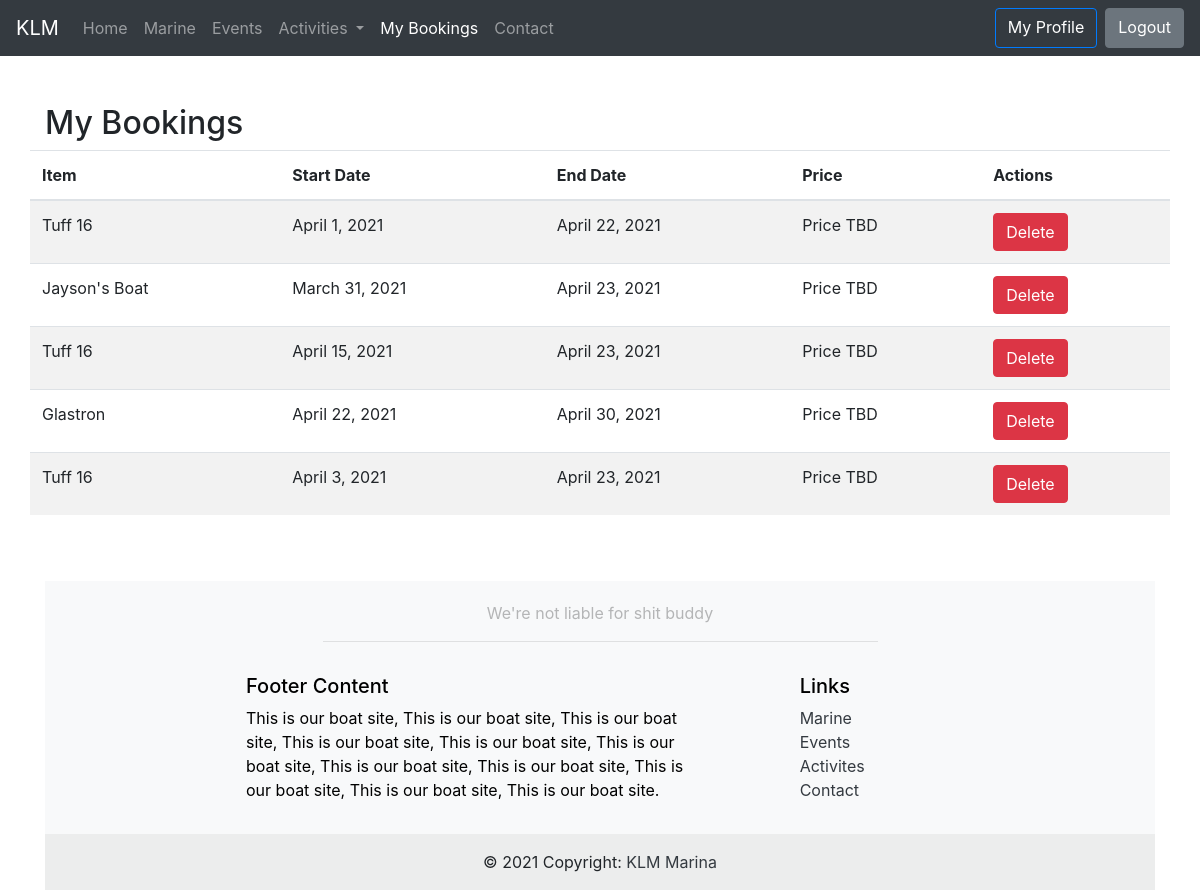
/bookings/ (signed in), run on the app's committed database.
### boats/models.py (models this page shows)
class Booking(models.Model):
	startDay = models.DateField()
	endDay = models.DateField()
	rentalItem = models.ForeignKey('RentalItem', on_delete=models.CASCADE)
	user = models.ForeignKey(AUTH_USER_MODEL, on_delete=models.CASCADE)

class RentalItem(models.Model):
	name = models.CharField(max_length=120)
	description = models.TextField()
	dayPrice = models.DecimalField(max_digits=10, decimal_places=2)
	weekPrice = models.DecimalField(max_digits=10, decimal_places=2)
	startDay = models.DateField()
	endDay = models.DateField()
	def __str__(self):
		return self.name

### boats/views.py (the view)
# urls.py: path('bookings/', views.bookings_view, name='bookings'),
def bookings_view(request):
	isAuthenticated = True
	if (request.user.is_authenticated):
		bookings = Booking.objects.filter(user=request.user)
	else:
		bookings = None
		isAuthenticated = False
	context = {
		"bookings": bookings,
		"noBookings": bookings.count() == 0 if bookings != None else True,
		"isAuthenticated": isAuthenticated
	}
	return render(request, 'boats/bookings.html', context)

### boats/templates/boats/bookings.html
{% extends 'boats/base.html' %}
{% load static %}
{% block main_content %}
<div class='container top-container pt-4'>
	<div class="row pt-4">
		<div class="col-12">
			<h2>My Bookings</h2>
		</div>
	</div>
	<div class="row">
		<table class="table table-striped">
			<thead>
				<tr>
					<th scope="col">Item</th>
					<th scope="col">Start Date</th>
					<th scope="col">End Date</th>
					<th scope="col">Price</th>
					<th scope="col">Actions</th>
				</tr>
			</thead>
			{% if noBookings %}
			</table>
			<div class="row w-100">
				<div class="col-12 w-100 text-center">
					{% if not isAuthenticated %}
					<p>Sign In to View Bookings</p>
					{% else %}
					<p>No Bookings Yet</p>
					{% endif %}
				</div>
			</div>
			<div class="row w-100">
				<div class="col-12 w-100 text-center">
					{% if not isAuthenticated %}
					<a class="btn btn-success" href="{% url 'login' %}">Login</a>
					{% else %}
					<a class="btn btn-success" href="{% url 'activities' %}">View Activities</a>
					{% endif %}
				</div>
			</div>
			{% else %}
			<tbody>
				{% for booking in bookings %}
					<tr>
						<td scope="col">{{booking.rentalItem}}</td>
						<td scope="col">{{booking.startDay}}</td>
						<td scope="col">{{booking.endDay}}</td>
						<td scope="col">Price TBD</td>
						<td scope="col"><a class="btn btn-danger" href="{% url 'delete' booking_id=booking.pk%}">Delete</a></td>
					</tr>
				{% endfor %}
			</tbody>
		</table>
		{% endif %}
</div>
{% endblock %}

### boats/static/boats/css/main.css (style rules this page uses)
html, body { height: 100%; width: 100%; }
.top-container { margin-top: 56px; }

### data on the page
Booking: rentalItem "Tuff 16", startDay "April 1, 2021", endDay "April 22, 2021"
Booking: rentalItem "Jayson's Boat", startDay "March 31, 2021", endDay "April 23, 2021"
Booking: rentalItem "Tuff 16", startDay "April 15, 2021", endDay "April 23, 2021"
Booking: rentalItem "Glastron", startDay "April 22, 2021", endDay "April 30, 2021"
Booking: rentalItem "Tuff 16", startDay "April 3, 2021", endDay "April 23, 2021"
